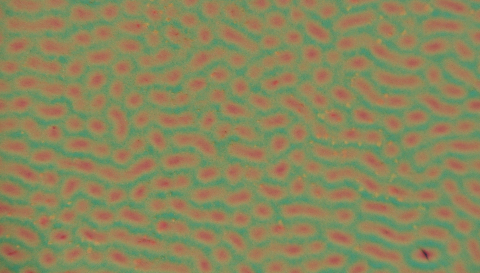
#> input picture LPE/perovskyte.png, 480 x 273 px
$ python LPEperovskyte.py
#> lines starting #> are read from the running program, lines starting #| are printed output that depends on the picture; after the words box and inside, x2 and y2 are one past the last pixel; in counts of white or black regions, pixels touching at a corner belong together
import numpy as np
import cv2
import matplotlib.pyplot as plt

I=cv2.imread('perovskyte.png')
#> I is the input picture: shape (273, 480, 3); mean B, G, R 92.7, 134.9, 138.3
IMAGE_HSV = cv2.cvtColor(I, cv2.COLOR_BGR2HSV)
#> IMAGE_HSV: shape (273, 480, 3); mean H, S, V 31.7, 97.7, 150.2
h,s,v = cv2.split(IMAGE_HSV)
#plt.show()
G = I[:,:,0]
B = I[:,:,1]
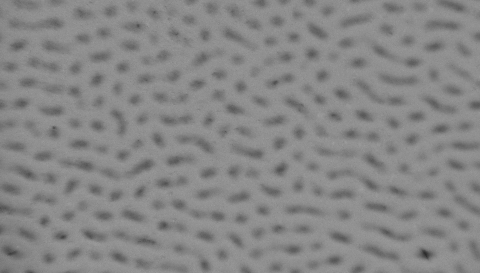
#> B: shape (273, 480); min 43, max 158, mean 134.9
R = I[:,:,2]
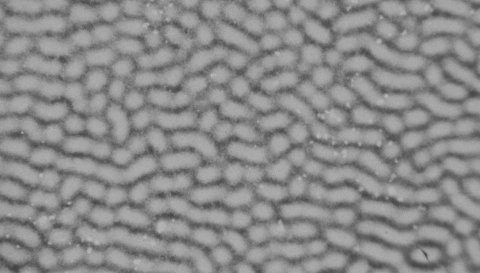
#> R: shape (273, 480); min 63, max 187, mean 138.3

plt.figure()
plt.subplot(2,2,1)
plt.imshow(h,cmap='gray')
plt.title('Image Originale')


ret,thresh1 =  cv2.threshold(h,0,255,cv2.THRESH_BINARY_INV+cv2.THRESH_OTSU)
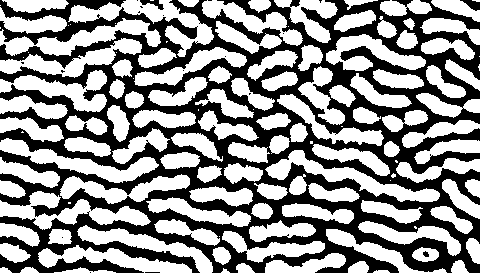
#> thresh1: shape (273, 480); 56.5% white; 19 black regions (15 under 20 px), largest, box (x1, y1, x2, y2) and area: (0, 0, 480, 273) 56639, (460, 0, 480, 11) 119, (140, 0, 164, 10) 106, (423, 251, 429, 257) 26
#> ret = 33
#RET,I1 =  cv2.threshold(s,130,100,cv2.THRESH_BINARY)

plt.subplot(2,2,2)
plt.imshow(thresh1,cmap='gray')
plt.title('Seuillage')

#création d'un élément structurant circulaire de rayon 7 pixels
#S = cv2.getStructuringElement(cv2.MORPH_RECT,(5,5))
#I_ERODE = cv2.erode(I1,S, iterations = 1)
#I_ERODE = cv2.morphologyEx(I1, cv2.MORPH_OPEN, S)
S = cv2.getStructuringElement(cv2.MORPH_RECT,(6,11))
I_ERODE = cv2.erode(thresh1,S, iterations = 1)
#> I_ERODE: shape (273, 480); 7.8% white; 253 white regions (57 under 20 px), largest, box (x1, y1, x2, y2) and area: (10, 0, 64, 8) 238, (268, 264, 316, 273) 187, (111, 111, 126, 135) 163
plt.subplot(2,2,3)
plt.imshow(I_ERODE,cmap='gray')
plt.title('Erosion')


ret1, labels=cv2.connectedComponents(I_ERODE)
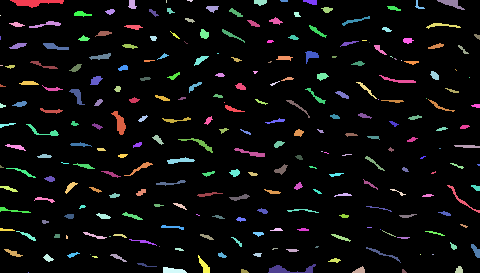
#> labels: shape (273, 480) int32; 254 distinct labels, from 0 to 253; one colour per label, 0 black
#> ret1 = 254

# [4 lines of commented-out code are left out]


ret2, labels2=cv2.connectedComponents(255-thresh1)
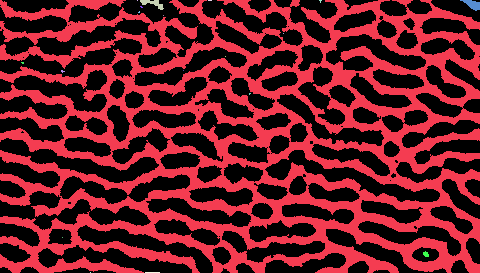
#> labels2: shape (273, 480) int32; 20 distinct labels, from 0 to 19; one colour per label, 0 black
#> ret2 = 20

Im = 10*labels2+labels
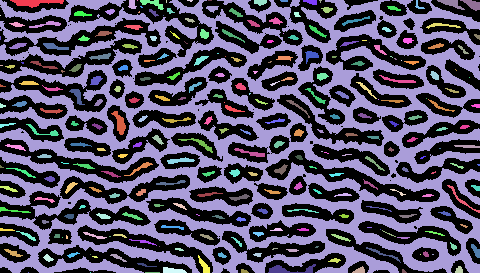
#> Im: shape (273, 480) int32; 254 distinct labels, from 0 to 253; one colour per label, 0 black
plt.subplot(2,2,4)
plt.imshow(Im)
plt.title("Marqueurs initiaux utilisés pour la LPE")


dist_transform = cv2.distanceTransform(thresh1,cv2.DIST_L2,3)
dist_transform1 = dist_transform.astype(np.uint8)
dist_transform1 = cv2.equalizeHist(dist_transform1)
dist_transform1 = thresh1-dist_transform1
plt.figure(7)
plt.imshow(dist_transform1,cmap='gray')
plt.title("Carte des distances")


#LPE


FAH_x=[[] for i in range(256)]
FAH_y=[[] for i in range(256)]

(h,w) = np.shape(dist_transform1)
#> h = 273; w = 480

for x in range(h):
    for y in range(w):
        pix = dist_transform1[x][y]
        if Im[x][y] != 0 :
            FAH_x[pix].append(x)
            FAH_y[pix].append(y)


for i in range (256):
    fin = True
    while (fin) :
        n=len(FAH_x[i])
        if n != 0 :
            for j in range(n) :
                x = FAH_x[i].pop(-1)
                y = FAH_y[i].pop(-1)
                Lx = []
                Ly = []
                if x != 0 :
                    if(Im[x-1][y]==0):
                        Lx.append(x - 1)
                        Ly.append(y)
                if x != h-1 :
                    if(Im[x+1][y]==0):
                        Lx.append(x + 1)
                        Ly.append(y)
                if y != 0 :
                    if(Im[x][y-1]==0):
                        Lx.append(x)
                        Ly.append(y - 1)
                if y != w-1:
                    if Im[x][y+1]==0:
                        Lx.append(x)
                        Ly.append(y + 1)

                m = len(Lx)
                if( m != 0):
                    for k in range(m):
                        Im[Lx[k]][Ly[k]] = Im[x][y]
                        pix = dist_transform1[Lx[k]][Ly[k]]
                        if pix < i :
                            pix = i
                        FAH_x[pix].append(Lx[k])
                        FAH_y[pix].append(Ly[k])
        else :
            fin = False
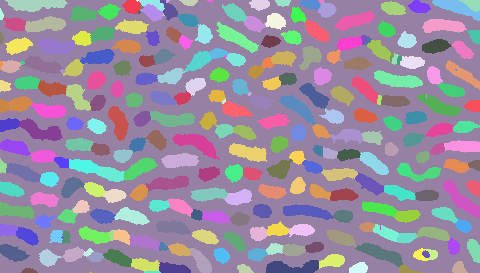
#> Im: shape (273, 480) int32; 253 distinct labels, from 1 to 253; one colour per label, 0 black

plt.figure(8)
plt.imshow(Im,cmap='tab20')
plt.title("Image finale")
plt.show()
